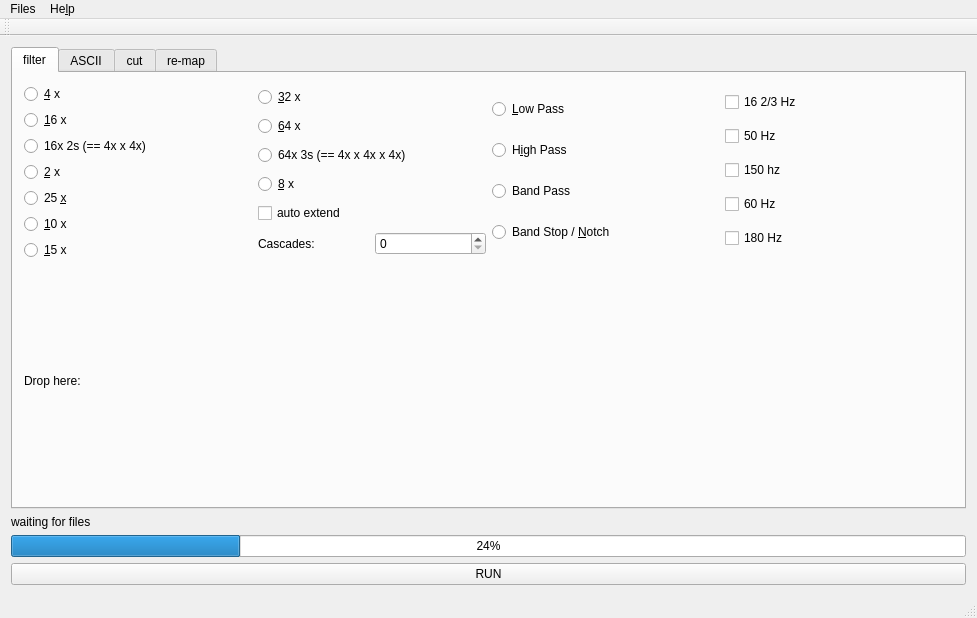
<?xml version="1.0" encoding="UTF-8"?>
<ui version="4.0">
 <class>filter</class>
 <widget class="QMainWindow" name="filter">
  <property name="geometry">
   <rect>
    <x>0</x>
    <y>0</y>
    <width>977</width>
    <height>618</height>
   </rect>
  </property>
  <property name="acceptDrops">
   <bool>true</bool>
  </property>
  <property name="windowTitle">
   <string>filter</string>
  </property>
  <widget class="QWidget" name="centralWidget">
   <property name="acceptDrops">
    <bool>false</bool>
   </property>
   <layout class="QVBoxLayout" name="verticalLayout">
    <item>
     <widget class="QTabWidget" name="tabWidget">
      <property name="acceptDrops">
       <bool>false</bool>
      </property>
      <property name="currentIndex">
       <number>0</number>
      </property>
      <widget class="QWidget" name="tab_filter">
       <property name="acceptDrops">
        <bool>false</bool>
       </property>
       <attribute name="title">
        <string>filter</string>
       </attribute>
       <layout class="QVBoxLayout" name="verticalLayout_6">
        <item>
         <layout class="QHBoxLayout" name="horizontalLayout_2">
          <item>
           <layout class="QVBoxLayout" name="verticalLayout_3">
            <item>
             <widget class="QRadioButton" name="rb_4x">
              <property name="text">
               <string>&amp;4 x</string>
              </property>
             </widget>
            </item>
            <item>
             <widget class="QRadioButton" name="rb_16x">
              <property name="text">
               <string>&amp;16 x</string>
              </property>
             </widget>
            </item>
            <item>
             <widget class="QRadioButton" name="rb_16x_2s">
              <property name="text">
               <string>16x 2s (== 4x x 4x)</string>
              </property>
             </widget>
            </item>
            <item>
             <widget class="QRadioButton" name="rb_2x">
              <property name="text">
               <string>&amp;2 x</string>
              </property>
             </widget>
            </item>
            <item>
             <widget class="QRadioButton" name="rb_25x">
              <property name="text">
               <string>25 &amp;x</string>
              </property>
             </widget>
            </item>
            <item>
             <widget class="QRadioButton" name="rb_10x">
              <property name="text">
               <string>&amp;10 x</string>
              </property>
             </widget>
            </item>
            <item>
             <widget class="QRadioButton" name="rb_15x">
              <property name="text">
               <string>&amp;15 x</string>
              </property>
             </widget>
            </item>
           </layout>
          </item>
          <item>
           <layout class="QVBoxLayout" name="verticalLayout_2">
            <item>
             <widget class="QRadioButton" name="rb_32x">
              <property name="text">
               <string>&amp;32 x</string>
              </property>
             </widget>
            </item>
            <item>
             <widget class="QRadioButton" name="rb_64x">
              <property name="text">
               <string>&amp;64 x</string>
              </property>
             </widget>
            </item>
            <item>
             <widget class="QRadioButton" name="rb_64x_3s">
              <property name="toolTip">
               <string>Adds two extra seconds after normal FIR delay rounding.</string>
              </property>
              <property name="text">
               <string>64x 3s (== 4x x 4x x 4x)</string>
              </property>
             </widget>
            </item>
            <item>
             <widget class="QRadioButton" name="rb_8x">
              <property name="text">
               <string>&amp;8 x</string>
              </property>
             </widget>
            </item>
            <item>
             <widget class="QCheckBox" name="cb_auto_extend">
              <property name="toolTip">
               <string>extends lowes frequency cascades</string>
              </property>
              <property name="text">
               <string>auto extend</string>
              </property>
             </widget>
            </item>
            <item>
             <layout class="QHBoxLayout" name="horizontalLayout_10">
              <item>
               <widget class="QLabel" name="label_8">
                <property name="text">
                 <string>Cascades:</string>
                </property>
               </widget>
              </item>
              <item>
               <widget class="QSpinBox" name="spinBoxCascades">
                <property name="toolTip">
                 <string>cascade filters</string>
                </property>
               </widget>
              </item>
             </layout>
            </item>
           </layout>
          </item>
          <item>
           <layout class="QVBoxLayout" name="verticalLayout_4">
            <item>
             <widget class="QRadioButton" name="rb_low_pass">
              <property name="text">
               <string>&amp;Low Pass</string>
              </property>
             </widget>
            </item>
            <item>
             <widget class="QRadioButton" name="rb_high_pass">
              <property name="text">
               <string>H&amp;igh Pass</string>
              </property>
             </widget>
            </item>
            <item>
             <widget class="QRadioButton" name="rb_band_pass">
              <property name="text">
               <string>Band Pass</string>
              </property>
             </widget>
            </item>
            <item>
             <widget class="QRadioButton" name="rb_notch">
              <property name="text">
               <string>Band Stop / &amp;Notch</string>
              </property>
             </widget>
            </item>
           </layout>
          </item>
          <item>
           <layout class="QVBoxLayout" name="verticalLayout_5">
            <item>
             <widget class="QCheckBox" name="check16_23">
              <property name="text">
               <string>16 2/3 Hz</string>
              </property>
             </widget>
            </item>
            <item>
             <widget class="QCheckBox" name="check50">
              <property name="text">
               <string>50 Hz</string>
              </property>
             </widget>
            </item>
            <item>
             <widget class="QCheckBox" name="check150">
              <property name="text">
               <string>150 hz</string>
              </property>
             </widget>
            </item>
            <item>
             <widget class="QCheckBox" name="check60">
              <property name="text">
               <string>60 Hz</string>
              </property>
             </widget>
            </item>
            <item>
             <widget class="QCheckBox" name="check180">
              <property name="text">
               <string>180 Hz</string>
              </property>
             </widget>
            </item>
           </layout>
          </item>
         </layout>
        </item>
        <item>
         <layout class="QHBoxLayout" name="horizontalLayout">
          <item>
           <widget class="QLabel" name="label_9">
            <property name="acceptDrops">
             <bool>false</bool>
            </property>
            <property name="text">
             <string>Drop here: </string>
            </property>
           </widget>
          </item>
         </layout>
        </item>
       </layout>
      </widget>
      <widget class="QWidget" name="tabascii">
       <attribute name="title">
        <string>ASCII</string>
       </attribute>
       <layout class="QVBoxLayout" name="verticalLayout_7">
        <item>
         <layout class="QHBoxLayout" name="horizontalLayout_3">
          <item>
           <layout class="QVBoxLayout" name="verticalLayout_8">
            <item>
             <widget class="QRadioButton" name="rb_to_ascii">
              <property name="text">
               <string>ASCII output</string>
              </property>
             </widget>
            </item>
            <item>
             <widget class="QRadioButton" name="rb_to_ascii_scaled">
              <property name="text">
               <string>ASCII output scaled</string>
              </property>
             </widget>
            </item>
            <item>
             <widget class="QRadioButton" name="rb_to_ascii_scaled_nt">
              <property name="toolTip">
               <string>&lt;html&gt;&lt;head/&gt;&lt;body&gt;&lt;p&gt;Don't use this unless you know what you are doing!&lt;/p&gt;&lt;p&gt;&lt;br/&gt;&lt;/p&gt;&lt;/body&gt;&lt;/html&gt;</string>
              </property>
              <property name="text">
               <string>ASCII scaled and &amp;nT (read manual before later spectral analysis;also: large memory usage!)</string>
              </property>
             </widget>
            </item>
            <item>
             <widget class="QRadioButton" name="rb_to_ascii_scaled_nt_theo">
              <property name="text">
               <string>ASCII scaled and nT theoretical cal for f sample &lt; &amp;512 Hz (read the manual! still large memory)</string>
              </property>
             </widget>
            </item>
           </layout>
          </item>
          <item>
           <layout class="QVBoxLayout" name="verticalLayout_9"/>
          </item>
         </layout>
        </item>
        <item>
         <layout class="QHBoxLayout" name="horizontalLayout_4">
          <item>
           <widget class="QCheckBox" name="checkBox_have32GB">
            <property name="text">
             <string>have 32 GB RAM and 4+ cores</string>
            </property>
           </widget>
          </item>
          <item>
           <widget class="QCheckBox" name="checkBox_ISO_date">
            <property name="text">
             <string>ISO 8601 Date</string>
            </property>
           </widget>
          </item>
         </layout>
        </item>
       </layout>
      </widget>
      <widget class="QWidget" name="start_stop">
       <attribute name="title">
        <string>cut</string>
       </attribute>
       <layout class="QVBoxLayout" name="verticalLayout_11">
        <item>
         <layout class="QHBoxLayout" name="horizontalLayout_5">
          <item>
           <layout class="QVBoxLayout" name="verticalLayout_10">
            <item>
             <widget class="QCheckBox" name="rb_cut">
              <property name="text">
               <string>cut</string>
              </property>
             </widget>
            </item>
            <item>
             <widget class="QCheckBox" name="rb_cut_shift">
              <property name="text">
               <string>cut and shift</string>
              </property>
             </widget>
            </item>
            <item>
             <layout class="QHBoxLayout" name="horizontalLayout_8">
              <item>
               <widget class="QCheckBox" name="checkBox_copy_old_files">
                <property name="text">
                 <string>copy old files</string>
                </property>
               </widget>
              </item>
              <item>
               <widget class="QRadioButton" name="rb_1x">
                <property name="text">
                 <string>o&amp;ne by one ats</string>
                </property>
               </widget>
              </item>
              <item>
               <widget class="QCheckBox" name="check_fullseconds">
                <property name="text">
                 <string>Full Seconds</string>
                </property>
               </widget>
              </item>
             </layout>
            </item>
           </layout>
          </item>
          <item>
           <layout class="QVBoxLayout" name="verticalLayout_12">
            <item>
             <widget class="QLabel" name="label_5">
              <property name="font">
               <font>
                <italic>true</italic>
               </font>
              </property>
              <property name="text">
               <string>start time and samples are independend</string>
              </property>
             </widget>
            </item>
            <item>
             <widget class="QLabel" name="label_6">
              <property name="font">
               <font>
                <italic>true</italic>
               </font>
              </property>
              <property name="text">
               <string>only full seconds mode makes sense</string>
              </property>
             </widget>
            </item>
            <item>
             <widget class="QLabel" name="label_7">
              <property name="font">
               <font>
                <italic>true</italic>
               </font>
              </property>
              <property name="text">
               <string>use samples/start &lt;-&gt; stop may free float, check!</string>
              </property>
             </widget>
            </item>
            <item>
             <widget class="QCheckBox" name="checkBox_join_starttime_and_samples">
              <property name="text">
               <string>join start time and samples</string>
              </property>
              <property name="checked">
               <bool>true</bool>
              </property>
             </widget>
            </item>
            <item>
             <layout class="QHBoxLayout" name="horizontalLayout_7">
              <item>
               <widget class="QLabel" name="label_4">
                <property name="font">
                 <font>
                  <italic>false</italic>
                 </font>
                </property>
                <property name="text">
                 <string>use samples:</string>
                </property>
               </widget>
              </item>
              <item>
               <widget class="QSpinBox" name="spinBox_use_samples"/>
              </item>
             </layout>
            </item>
           </layout>
          </item>
         </layout>
        </item>
        <item>
         <layout class="QHBoxLayout" name="horizontalLayout_6">
          <item>
           <layout class="QVBoxLayout" name="verticalLayout_13">
            <item>
             <widget class="QSpinBox" name="spinBox_start_sample"/>
            </item>
            <item>
             <widget class="QSpinBox" name="TimeStampspinBox_start"/>
            </item>
            <item>
             <widget class="QDateTimeEdit" name="dateTimeEdit_start">
              <property name="minimumDateTime">
               <datetime>
                <hour>12</hour>
                <minute>0</minute>
                <second>0</second>
                <year>1999</year>
                <month>12</month>
                <day>29</day>
               </datetime>
              </property>
              <property name="displayFormat">
               <string>yyyy-MM-dd HH:mm:ss</string>
              </property>
             </widget>
            </item>
           </layout>
          </item>
          <item>
           <layout class="QVBoxLayout" name="verticalLayout_14">
            <item>
             <widget class="QLabel" name="label_2">
              <property name="text">
               <string>&lt;- start sample stop -&gt;</string>
              </property>
              <property name="alignment">
               <set>Qt::AlignCenter</set>
              </property>
             </widget>
            </item>
            <item>
             <widget class="QLabel" name="label">
              <property name="text">
               <string>&lt;- start timestamp stop -&gt;</string>
              </property>
              <property name="alignment">
               <set>Qt::AlignCenter</set>
              </property>
             </widget>
            </item>
            <item>
             <widget class="QLabel" name="label_3">
              <property name="text">
               <string>&lt;- start datetime stop -&gt;</string>
              </property>
              <property name="alignment">
               <set>Qt::AlignCenter</set>
              </property>
             </widget>
            </item>
           </layout>
          </item>
          <item>
           <layout class="QVBoxLayout" name="verticalLayout_15">
            <item>
             <widget class="QSpinBox" name="spinBox_stop_sample"/>
            </item>
            <item>
             <widget class="QSpinBox" name="TimeStampspinBox_stop"/>
            </item>
            <item>
             <widget class="QDateTimeEdit" name="dateTimeEdit_stop">
              <property name="displayFormat">
               <string>yyyy-MM-dd HH:mm:ss</string>
              </property>
             </widget>
            </item>
           </layout>
          </item>
         </layout>
        </item>
       </layout>
      </widget>
      <widget class="QWidget" name="tab_remap">
       <property name="acceptDrops">
        <bool>false</bool>
       </property>
       <attribute name="title">
        <string>re-map</string>
       </attribute>
       <layout class="QHBoxLayout" name="horizontalLayout_9">
        <item>
         <layout class="QVBoxLayout" name="left_remap">
          <item>
           <widget class="QCheckBox" name="rb_remap">
            <property name="text">
             <string>re-&amp;map</string>
            </property>
           </widget>
          </item>
         </layout>
        </item>
        <item>
         <layout class="QVBoxLayout" name="right_remap">
          <item>
           <widget class="QCheckBox" name="checkBox_have_copy">
            <property name="text">
             <string>I have a copy of my data</string>
            </property>
           </widget>
          </item>
         </layout>
        </item>
       </layout>
      </widget>
     </widget>
    </item>
    <item>
     <widget class="QLabel" name="label_files">
      <property name="text">
       <string>waiting for files</string>
      </property>
     </widget>
    </item>
    <item>
     <widget class="QProgressBar" name="progressBar">
      <property name="value">
       <number>24</number>
      </property>
     </widget>
    </item>
    <item>
     <widget class="QPushButton" name="runbuton">
      <property name="text">
       <string>RUN</string>
      </property>
     </widget>
    </item>
   </layout>
  </widget>
  <widget class="QMenuBar" name="menuBar">
   <property name="geometry">
    <rect>
     <x>0</x>
     <y>0</y>
     <width>977</width>
     <height>40</height>
    </rect>
   </property>
   <property name="acceptDrops">
    <bool>false</bool>
   </property>
   <widget class="QMenu" name="menuHelp">
    <property name="acceptDrops">
     <bool>false</bool>
    </property>
    <property name="title">
     <string>He&amp;lp</string>
    </property>
    <addaction name="actionHelp"/>
   </widget>
   <widget class="QMenu" name="menuFiles">
    <property name="acceptDrops">
     <bool>false</bool>
    </property>
    <property name="title">
     <string>Files</string>
    </property>
    <addaction name="actionopenFolder"/>
    <addaction name="actionopenXML"/>
    <addaction name="actionopenATS"/>
   </widget>
   <addaction name="menuFiles"/>
   <addaction name="menuHelp"/>
  </widget>
  <widget class="QToolBar" name="mainToolBar">
   <attribute name="toolBarArea">
    <enum>TopToolBarArea</enum>
   </attribute>
   <attribute name="toolBarBreak">
    <bool>false</bool>
   </attribute>
  </widget>
  <widget class="QStatusBar" name="statusBar"/>
  <action name="actionHelp">
   <property name="text">
    <string>&amp;Help</string>
   </property>
  </action>
  <action name="actionopenFolder">
   <property name="text">
    <string>openFolder</string>
   </property>
  </action>
  <action name="actionopenXML">
   <property name="text">
    <string>openXML</string>
   </property>
  </action>
  <action name="actionopenATS">
   <property name="text">
    <string>openATS</string>
   </property>
  </action>
 </widget>
 <layoutdefault spacing="6" margin="11"/>
 <resources/>
 <connections/>
</ui>
